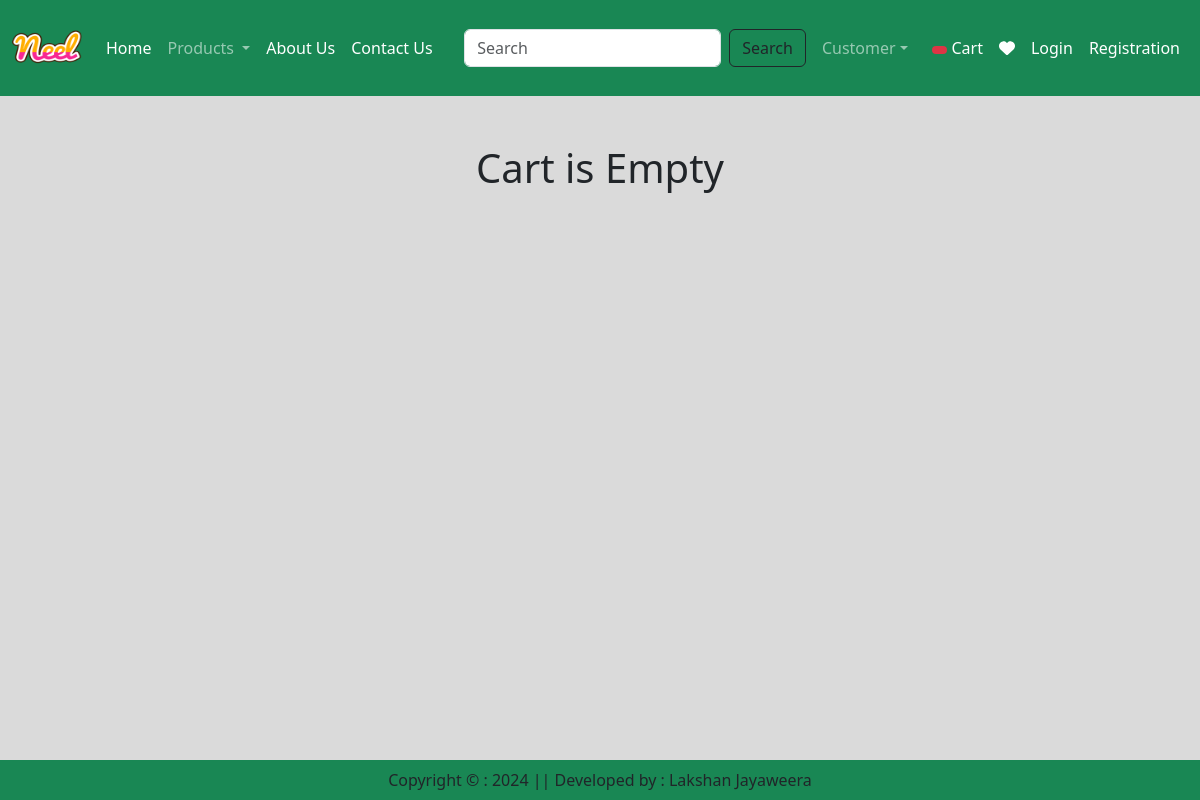
/cart/ (signed in), run on an earlier commit of the app's database.
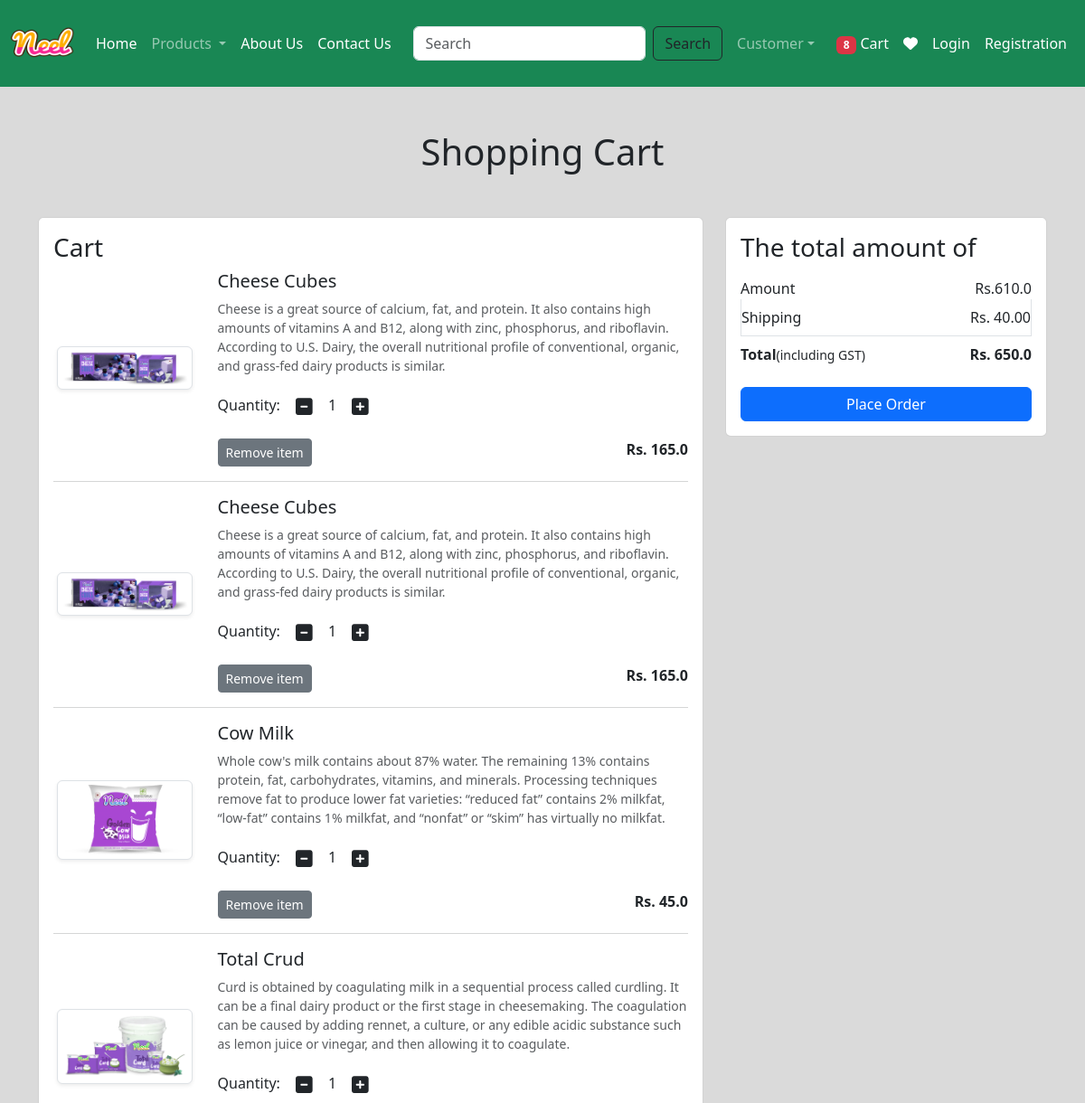
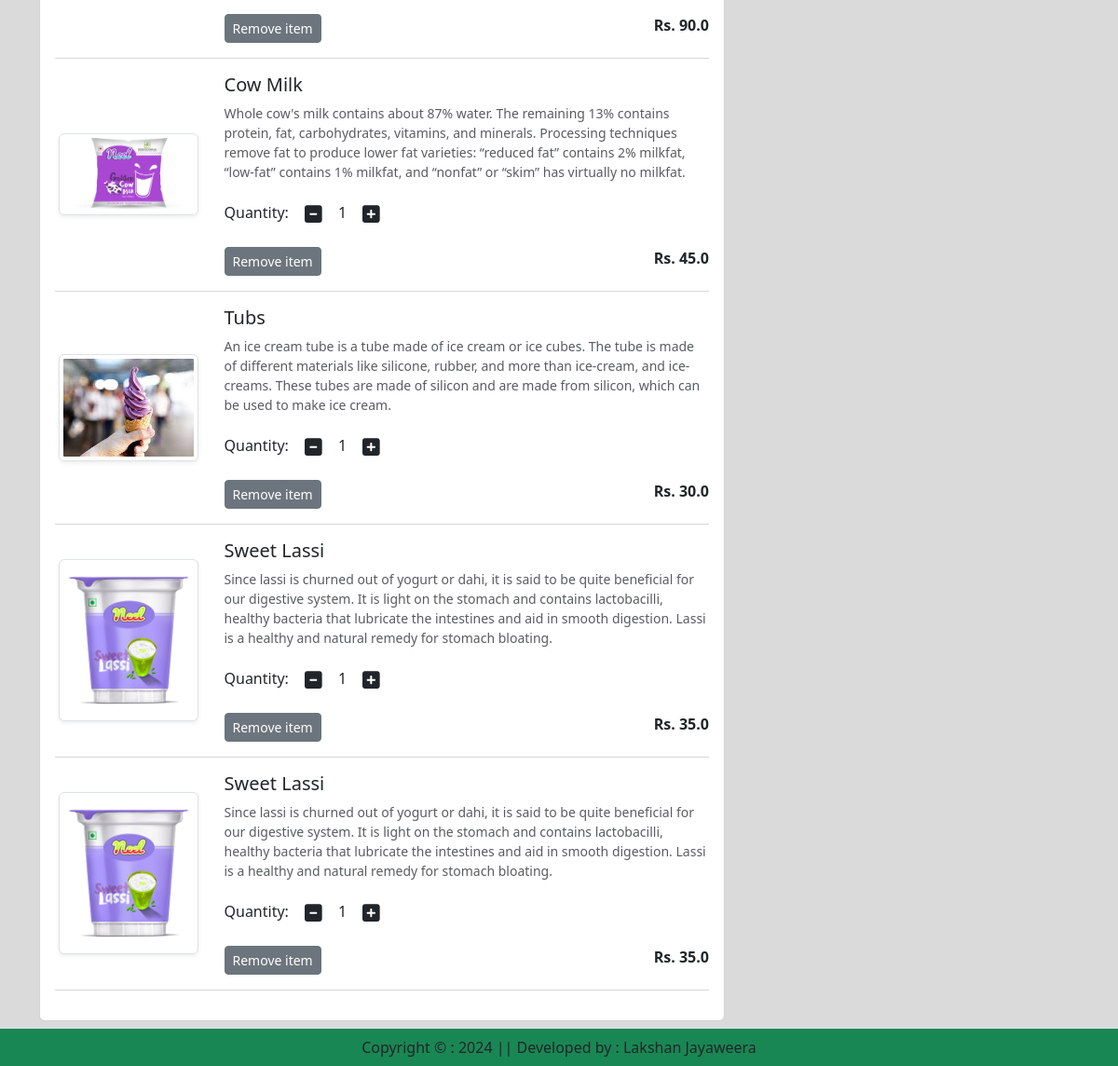
And on a later commit of the database (2 pictures, top to bottom).
### application/models.py (models this page shows, shortened)
class Cart(models.Model):
    user = models.ForeignKey(User,on_delete=models.CASCADE)
    product = models.ForeignKey(Product,on_delete=models.CASCADE)
    quantity = models.PositiveIntegerField(default=1)

class Product(models.Model):
    title = models.CharField(max_length=100)
    selling_price = models.FloatField()
    discounted_price = models.FloatField()
    description = models.TextField()
    composition = models.TextField(default='')
    prodapp = models.TextField(default='')
    category = models.CharField(choices=CATEGORY_CHOICES, max_length=2)
    product_image = models.ImageField(upload_to='product')

### application/views.py (the view)
# urls.py: path('cart/',views.show_cart, name='showcart'),
def show_cart(request):
    user = request.user
    cart = Cart.objects.filter(user=user)
    amount =0
    for p in cart:
        value = p.quantity * p.product.discounted_price
        amount = amount + value
    totalamount = amount + 40
    totalitem = 0
    if request.user.is_authenticated:
        totalitem = len(Cart.objects.filter(user=request.user))
    return render(request, 'app/addtocart.html', locals())

### application/templates/app/addtocart.html (shortened to what this page needs)
{% extends "app/base.html" %}
{% load static %}
{% block main-content %}
<div class="container my-5">
    <div class="row">
        {% if cart %}
            <h1 class="text-center mb-5">Shopping Cart</h1>
            <div class="col-sm-8">
                <div class="card">
                    <div class="card-body">
                        <h3>Cart</h3>
                        {% for item in cart %}
                            <div class="row">
                                <div class="col-sm-3 text-center align-self-center">
                                    <img src="{{item.product.product_image.url}}" alt="" srcset="" class="img-fluid img-thumbnail shadow-sm" height="150" width="150"></img>
                                </div>
                                <div class="col-sm-9">
                                    <div>
                                        <h5>{{item.product.title}}</h5>
                                        <p class="mb-2 text-muted small">{{item.product.description}}</p>
                                        <div class="my-3">
                                            <label for="quantity">Quantity:</label>
                                            <a class="minus-cart btn" pid={{item.product.id}}><i class="fas fa-minus-square fa-lg"></i></a>
                                            <span id="quantity">{{item.quantity}}</span>
                                            <a class="plus-cart btn" pid={{item.product.id}}><i class="fas fa-plus-square fa-lg"></i></a>
                                        </div>
                                        <div class="d-flex justify-content-between">
                                            <a href="#" class="remove-cart btn btn-sm btn-secondary mr-3" pid={{item.product.id}}>Remove item </a>
                                            <p class="mb-0"><span><strong>Rs. {{item.product.discounted_price}}</strong></span></p>
                                        </div>
                                    </div>
                                </div>
                            </div>
                            <hr class="text-muted">
                        {% endfor %}
                    </div>
                </div>
            </div>
            <div class="col-sm-4">
                <div class="card">
                    <div class="card-body">
                        <h3>The total amount of </h3>
                        <ul class="list-group">
                            <li class="list-group-item d-flex justify-content-between align-items-center border-0 px-0 pb-0">Amount<span id="amount">Rs.{{amount}}</span></li>
                            <li class="list-group-item d-flex justify-content-between align-items-center px-0">Shipping<span>Rs. 40.00</span></li>
                            <li class="list-group-item d-flex justify-content-between align-items-center border-0 px-0 mb-3">
                                <div>
                                    <strong>Total</strong><small>(including GST)</small>
                                </div>
                                <span id="totalamount"><strong>Rs. {{totalamount}}</strong></span>
                            </li>
                        </ul>
                        <div class="d-grid"><a href="{% url 'checkout' %}" class="btn btn-primary">Place Order</a></div>
                   </div>
                </div>
            </div>
        {% else %}
            <h1 class="text-center mb-5">Cart is Empty</h1>
        {% endif %}
    </div>
</div>
{% endblock main-content %}

### application/templates/app/base.html (shortened to what this page needs)
<!doctype html>
{% load static %}
<html lang="en">
<head>
    <link href="https://cdn.jsdelivr.net/npm/bootstrap@5.3.3/dist/css/bootstrap.min.css" rel="stylesheet">
    <link rel="stylesheet" href="{% static 'app/css/owl.carousel.min.css' %}" />
    <link rel="stylesheet" href="{% static 'app/css/all.min.css' %}" />
    <link rel="stylesheet" href="{% static 'app/css/style.css' %}" />
</head>
<body style="background-color: rgba(8,8,8,.15);">
    <nav class="navbar navbar-expand-lg navbar-dark bg-success ">
        <div class="container-fluid">
          <a class="navbar-brand" href="#">
            <img src="{% static "app/images/Neel.png" %}" width="70" height="70" />
          </a>
          <div class="collapse navbar-collapse" id="navbarSupportedContent">
            <ul class="navbar-nav me-auto mb-2 mb-lg-0">
              <li class="nav-item">
                <a class="nav-link active" aria-current="page" href="/">Home</a>
              </li>
              <li class="nav-item dropdown">
                <a class="nav-link dropdown-toggle" href="#" role="button" data-bs-toggle="dropdown" aria-expanded="false">
                  Products
                </a>
              </li>
              <li class="nav-item">
                <a class="nav-link text-white" href="{% url 'about' %}">About Us</a>
              </li>
              <li class="nav-item">
                <a class="nav-link text-white" href="{% url 'contact' %}">Contact  Us</a>
              </li>
            </ul>
            <form class="d-flex" role="search" action="/search">
              <input class="form-control me-2" type="search" placeholder="Search" name="search" aria-label="Search">
              <button class="btn btn-outline-dark" type="submit">Search</button>
            </form>
          </div>
          <ul class="navbar-nav me-auto mb-2 mb-lg-0">
            <li class="nav-item dropdown mx-2">
              <a class="nav-link dropdown-toggle" href="#" role="button" data-bs-toggle="dropdown" aria-expanded="false">Customer</a>
            </li>
            <li>
              <a href="{% url 'showcart' %}" class="nav-link text-white"><span class="badge bg-danger">{% if totalitem > 0 %}{{totalitem}} {% endif %} </span> Cart</a>
            </li>
            <li>
              <a href="#" class="nav-link text-white"> <i class="fa fa-heart"> </i></a>
            </li>
            <li>
              <a href="{% url 'login' %}" class="nav-link text-white">Login</a>
            </li>
            <li>
              <a href="{% url 'customerregistration'  %}" class="nav-link text-white">Registration</a>
            </li>
          </ul>
        </div>
    </nav>
    <div>
      {% block main-content %}{% endblock main-content %}
    </div>
    <footer class="container-fluid bg-success text-center p-2 mt-5 fixed-bottom">
        Copyright &copy; : 2024 || Developed by : Lakshan Jayaweera
    </footer>
</body>
</html>

What changed in the data, as far as the page shows it:
added Cart: product.product_image (picture), product "Cheese Cubes", product.description "Cheese is a great source of calcium, fat, and protein. It also contains high amounts of vitamins A and B12, along with zinc, phosphorus, and riboflavin. According to U.S. Dairy, the overall nutritional profile of conventional, organic, and grass-fed dairy products is similar.", quantity "1", product.discounted_price "165.0"
added Cart: product.product_image (picture), product "Cheese Cubes", product.description "Cheese is a great source of calcium, fat, and protein. It also contains high amounts of vitamins A and B12, along with zinc, phosphorus, and riboflavin. According to U.S. Dairy, the overall nutritional profile of conventional, organic, and grass-fed dairy products is similar.", quantity "1", product.discounted_price "165.0"
added Cart: product.product_image (picture), product "Cow Milk", product.description "Whole cow's milk contains about 87% water. The remaining 13% contains protein, fat, carbohydrates, vitamins, and minerals. Processing techniques remove fat to produce lower fat varieties: “reduced fat” contains 2% milkfat, “low-fat” contains 1% milkfat, and “nonfat” or “skim” has virtually no milkfat.", quantity "1", product.discounted_price "45.0"
added Cart: product.product_image (picture), product "Total Crud", product.description "Curd is obtained by coagulating milk in a sequential process called curdling. It can be a final dairy product or the first stage in cheesemaking. The coagulation can be caused by adding rennet, a culture, or any edible acidic substance such as lemon juice or vinegar, and then allowing it to coagulate.", quantity "1", product.discounted_price "90.0"
added Cart: product.product_image (picture), product "Cow Milk", product.description "Whole cow's milk contains about 87% water. The remaining 13% contains protein, fat, carbohydrates, vitamins, and minerals. Processing techniques remove fat to produce lower fat varieties: “reduced fat” contains 2% milkfat, “low-fat” contains 1% milkfat, and “nonfat” or “skim” has virtually no milkfat.", quantity "1", product.discounted_price "45.0"
added Cart: product.product_image (picture), product "Tubs", product.description "An ice cream tube is a tube made of ice cream or ice cubes. The tube is made of different materials like silicone, rubber, and more than ice-cream, and ice-creams. These tubes are made of silicon and are made from silicon, which can be used to make ice cream.", quantity "1", product.discounted_price "30.0"
added Cart: product.product_image (picture), product "Sweet Lassi", product.description "Since lassi is churned out of yogurt or dahi, it is said to be quite beneficial for our digestive system. It is light on the stomach and contains lactobacilli, healthy bacteria that lubricate the intestines and aid in smooth digestion. Lassi is a healthy and natural remedy for stomach bloating.", quantity "1", product.discounted_price "35.0"
added Cart: product.product_image (picture), product "Sweet Lassi", product.description "Since lassi is churned out of yogurt or dahi, it is said to be quite beneficial for our digestive system. It is light on the stomach and contains lactobacilli, healthy bacteria that lubricate the intestines and aid in smooth digestion. Lassi is a healthy and natural remedy for stomach bloating.", quantity "1", product.discounted_price "35.0"
Also different on the page:
{{ totalitem }}: (not shown) → "8"
{{ amount }}: (not shown) → "610.0"
{{ totalamount }}: (not shown) → "650.0"
text no longer shown: "Cart is Empty"
text now shown: "Shopping Cart Cart The total amount of Amount Rs. Shipping Rs. 40.00 Total (including GST) Rs. Place Order"
